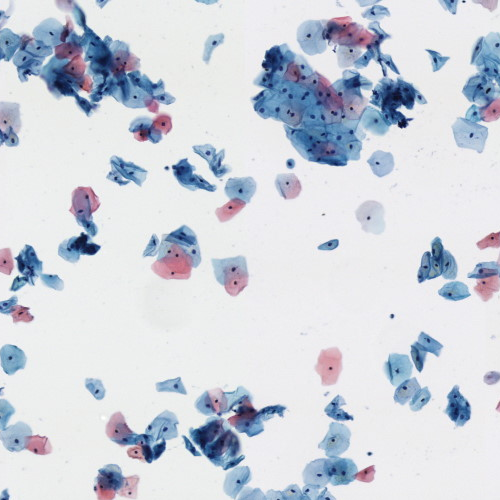
//> input picture MSER/cyto2.tif, 500 x 500 px
$ ./mserCyto   (built with g++ and OpenCV 4)
//> lines starting //> are read from the running program, lines starting //| are printed output that depends on the picture; after the words box and inside, x2 and y2 are one past the last pixel; in counts of white or black regions, pixels touching at a corner belong together
#include <opencv2/imgproc/imgproc.hpp>
#include <opencv2/highgui/highgui.hpp>
#include "opencv2/features2d/features2d.hpp"
#include <iostream>


 //Taken from https://codegists.com/code/opencv-mser-example/
using namespace cv;
using namespace std;

int main(int argc, char *argv[])
{
    Mat img = imread("cyto2.tif", 1);
//> img is the input picture: 500 rows x 500 cols, CV_8UC3; mean B, G, R 220.7, 211.6, 206.6

    Ptr<MSER> ms = MSER::create();
    vector<vector<Point> > regions;
    vector<cv::Rect> mser_bbox;
    ms->detectRegions(img, regions, mser_bbox);
//> regions = 177 contours, 22 with area under 20; largest, box (x1, y1, x2, y2) and area: (305, 47, 353, 81) 1352, (5, 0, 72, 33) 1340, (33, 58, 83, 89) 736, (298, 22, 324, 53) 532, (328, 88, 370, 133) 495; mser_bbox = 177 Rects (x, y, width, height), first 8: [308, 53, 32, 27], [0, 278, 11, 21], [362, 64, 18, 17], [9, 424, 21, 10], [226, 472, 14, 22], [305, 464, 16, 18], [38, 20, 22, 12], [331, 425, 18, 13]

    for (int i = 0; i < regions.size(); i++)
    {
        rectangle(img, mser_bbox[i], CV_RGB(0, 255, 0));
    }
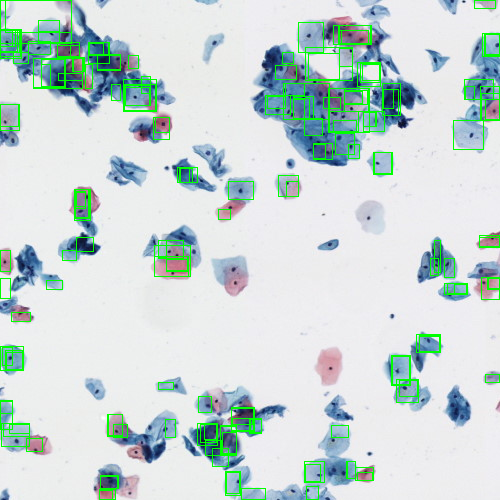
//> img: 500 rows x 500 cols, CV_8UC3; 4.29% of pixels changed, all inside (x1, y1, x2, y2) = (0, 0, 500, 500)

    imshow("mser", img);
    waitKey(0);
}
